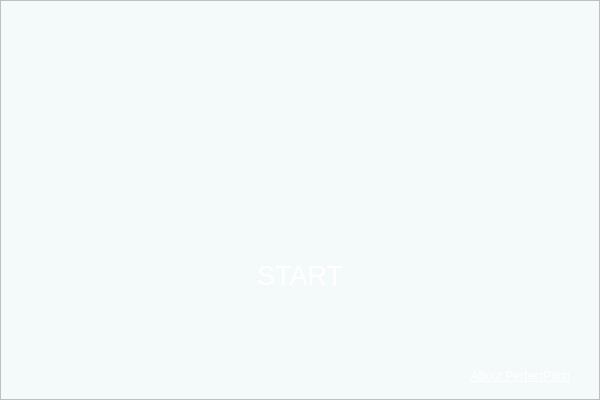
<?xml version="1.0" encoding="UTF-8"?>
<ui version="4.0">
 <class>initialWindow</class>
 <widget class="QMainWindow" name="initialWindow">
  <property name="geometry">
   <rect>
    <x>0</x>
    <y>0</y>
    <width>600</width>
    <height>400</height>
   </rect>
  </property>
  <property name="windowTitle">
   <string>MainWindow</string>
  </property>
  <property name="styleSheet">
   <string notr="true">background-color: rgb(244, 249, 250);</string>
  </property>
  <widget class="QWidget" name="centralwidget">
   <widget class="QFrame" name="initialwindow_frame">
    <property name="geometry">
     <rect>
      <x>0</x>
      <y>0</y>
      <width>600</width>
      <height>400</height>
     </rect>
    </property>
    <property name="font">
     <font>
      <family>Arial</family>
      <underline>true</underline>
     </font>
    </property>
    <property name="styleSheet">
     <string notr="true">background: qlineargradient(
    x1: 0, y1: 0, x2: 1, y2: 1,
    stop: 0 rgba(50, 50, 50, 1), stop: 1 rgba(128, 128, 128, 1)
);</string>
    </property>
    <property name="frameShape">
     <enum>QFrame::StyledPanel</enum>
    </property>
    <property name="frameShadow">
     <enum>QFrame::Raised</enum>
    </property>
    <widget class="QLabel" name="logo">
     <property name="geometry">
      <rect>
       <x>200</x>
       <y>50</y>
       <width>201</width>
       <height>200</height>
      </rect>
     </property>
     <property name="styleSheet">
      <string notr="true">background: none;</string>
     </property>
     <property name="text">
      <string/>
     </property>
     <property name="pixmap">
      <pixmap>../images/icon.png</pixmap>
     </property>
     <property name="scaledContents">
      <bool>true</bool>
     </property>
    </widget>
    <widget class="QPushButton" name="startButton">
     <property name="geometry">
      <rect>
       <x>200</x>
       <y>250</y>
       <width>200</width>
       <height>50</height>
      </rect>
     </property>
     <property name="font">
      <font>
       <family>Arial</family>
       <pointsize>20</pointsize>
       <italic>false</italic>
       <bold>false</bold>
      </font>
     </property>
     <property name="styleSheet">
      <string notr="true">font: 20pt &quot;Arial&quot;;
color: white; 
background: qradialgradient(
    cx: 0.3, cy: -0.4, fx: 0.3, fy: -0.4,
    radius: 1.35, stop: 0 rgba(25, 81, 68, 1), stop: 1 rgba(57, 148, 127, 1)
);

border-radius: 10%;
</string>
     </property>
     <property name="text">
      <string>START</string>
     </property>
    </widget>
    <widget class="QPushButton" name="aboutButton">
     <property name="geometry">
      <rect>
       <x>450</x>
       <y>360</y>
       <width>141</width>
       <height>32</height>
      </rect>
     </property>
     <property name="font">
      <font>
       <family>Arial</family>
       <underline>true</underline>
      </font>
     </property>
     <property name="styleSheet">
      <string notr="true">background: none;
border: none;
color: white;</string>
     </property>
     <property name="text">
      <string>About PerfectPitch</string>
     </property>
    </widget>
    <widget class="QPushButton" name="modeButton">
     <property name="geometry">
      <rect>
       <x>540</x>
       <y>20</y>
       <width>40</width>
       <height>40</height>
      </rect>
     </property>
     <property name="styleSheet">
      <string notr="true">background:none;
border: none;</string>
     </property>
     <property name="text">
      <string/>
     </property>
     <property name="icon">
      <iconset>
       <normaloff>../images/darkMode.png</normaloff>../images/darkMode.png</iconset>
     </property>
     <property name="iconSize">
      <size>
       <width>40</width>
       <height>40</height>
      </size>
     </property>
    </widget>
   </widget>
  </widget>
 </widget>
 <resources/>
 <connections/>
</ui>
